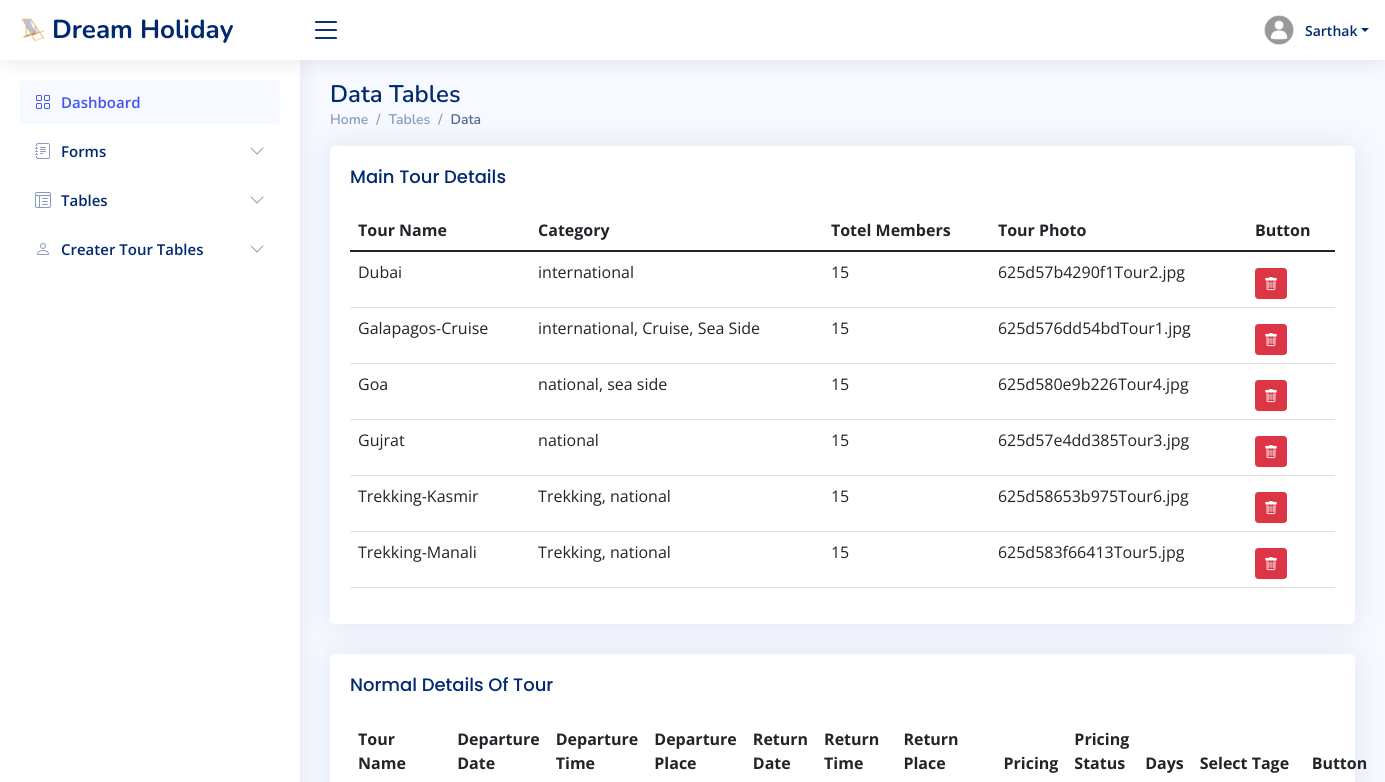
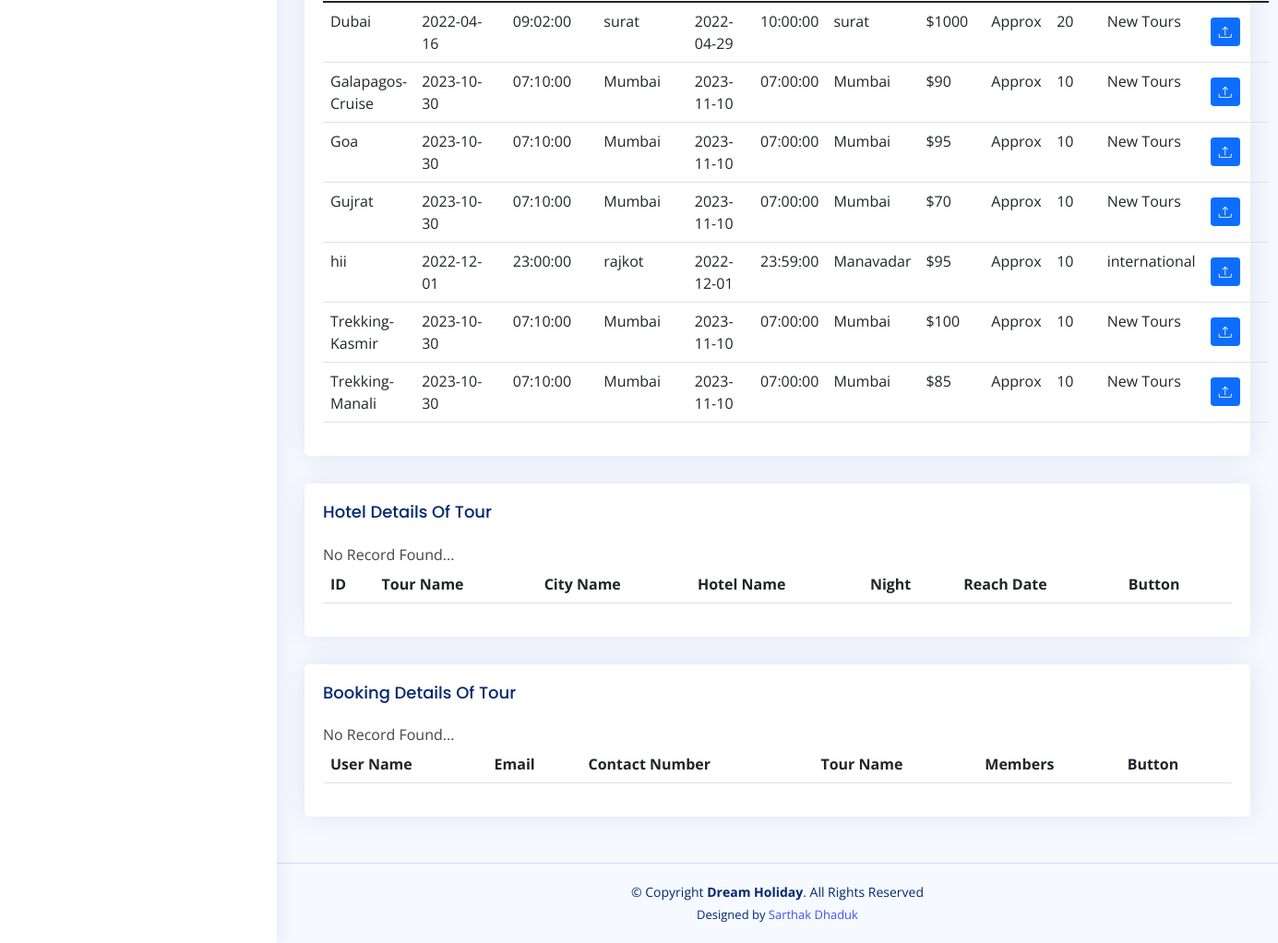
Screenshot of /admin-tour-table.php (signed in) with the database file from the repository (2 pictures, top to bottom).
### tables this page shows
CREATE TABLE `main_tour_data` (
  `tour_name` varchar(50) NOT NULL,
  `category` varchar(200) NOT NULL,
  `totel_members` int(10) NOT NULL,
  `tour_photo` varchar(250) NOT NULL
);

CREATE TABLE `normal_data_tour` (
  `tour_name` varchar(50) NOT NULL,
  `departure_date` date NOT NULL,
  `departure_time` time NOT NULL,
  `departure_place` varchar(50) NOT NULL,
  `return_date` date NOT NULL,
  `return_time` time NOT NULL,
  `return_place` varchar(50) NOT NULL,
  `pricing` varchar(10) NOT NULL,
  `pricing_status` varchar(50) NOT NULL,
  `days` int(10) NOT NULL,
  `select_tage` varchar(50) NOT NULL
);

### admin-tour-table.php (the view, shortened to what this page needs)
<?php
if((isset($_SESSION['u']) && isset($_SESSION['p']) && isset($_SESSION['use'])) || (isset($_SESSION['ue']) && isset($_SESSION['pe']) && isset($_SESSION['user'])))
{
  if($_SESSION['use']=="admin"){?>
<?php include_once 'connection.php' ?>
<?php include_once 'admin_header.php' ?>
  <aside id="sidebar" class="sidebar">
    <ul class="sidebar-nav" id="sidebar-nav">
      <li class="nav-item">
        <a class="nav-link " href="index2.php">
          <i class="bi bi-grid"></i>
          <span>Dashboard</span>
        </a>
      </li>
      <li class="nav-item">
        <a class="nav-link collapsed" data-bs-target="#forms-nav" data-bs-toggle="collapse" href="#">
          <i class="bi bi-journal-text"></i><span>Forms</span><i class="bi bi-chevron-down ms-auto"></i>
        </a>
      </li>
      <li class="nav-item">
        <a class="nav-link collapsed" data-bs-target="#tables-nav" data-bs-toggle="collapse" href="#">
          <i class="bi bi-layout-text-window-reverse"></i><span>Tables</span><i class="bi bi-chevron-down ms-auto"></i>
        </a>
      </li>
      <li class="nav-item">
        <a class="nav-link collapsed" data-bs-target="#charts-nav" data-bs-toggle="collapse" href="#">
          <i class="bi bi-person"></i><span>Creater Tour Tables</span><i class="bi bi-chevron-down ms-auto"></i>
        </a>
      </li>
    </ul>
  </aside>
  <main id="main" class="main">
<div class="pagetitle">
  <h1>Data Tables</h1>
  <nav>
    <ol class="breadcrumb">
      <li class="breadcrumb-item"><a href="index2.php">Home</a></li>
      <li class="breadcrumb-item">Tables</li>
      <li class="breadcrumb-item active">Data</li>
    </ol>
  </nav>
</div>
<section class="section">
    <div class="row">
        <div class="col-lg-12">
        <div class="card">
            <div class="card-body">
              <h5 class="card-title">Main Tour Details</h5>
              <table class="table table-hover">
                <thead>
                  <tr>
                    <th scope="col">Tour Name</th>
                    <th scope="col">Category</th>
                    <th scope="col">Totel Members</th>
                    <th scope="col">Tour Photo</th>
                    <th scope="col">Button</th>
                  </tr>
                </thead>
                <tbody>
                <?php
                  $q_main_tour_data="SELECT * FROM main_tour_data";
                  $q_main_tour_data_r=mysqli_query($con, $q_main_tour_data);
                  if(mysqli_num_rows($q_main_tour_data_r)>0){
                    while($row = mysqli_fetch_assoc($q_main_tour_data_r)){
                ?>
                  <tr>
                    <td><?php echo $row['tour_name'];?></td>
                    <td><?php echo $row['category'];?></td>
                    <td><?php echo $row['totel_members'];?></td>
                    <td><?php echo $row['tour_photo'];?></td>
                    <td>
                    <div class="pt-2">
                      <a href="delete_question.php" class="btn btn-danger btn-sm" title="Remove my profile image"><i class="bi bi-trash"></i></a>
                    </div>
                    </td>
                  </tr>
                  <?php
                    }
                  }
                  else{
                    echo "No Record Found...";
                  }
                  ?>
                </tbody>
              </table>
            </div>
          </div>
          <div class="card">
            <div class="card-body">
              <h5 class="card-title">Normal Details Of Tour</h5>
              <table class="table table-hover">
                <thead>
                  <tr>
                    <th scope="col">Tour Name</th>
                    <th scope="col">Departure Date</th>
                    <th scope="col">Departure Time</th>
                    <th scope="col">Departure Place</th>
                    <th scope="col">Return Date</th>
                    <th scope="col">Return Time</th>
                    <th scope="col">Return Place</th>
                    <th scope="col">Pricing</th>
                    <th scope="col">Pricing Status</th>
                    <th scope="col">Days</th>
                    <th scope="col">Select Tage</th>
                    <th scope="col">Button</th>
                  </tr>
                </thead>
                <tbody>
                <?php
                  $q_normal_data_tour="SELECT * FROM normal_data_tour";
                  $q_normal_data_tour_r=mysqli_query($con, $q_normal_data_tour);
                  if(mysqli_num_rows($q_normal_data_tour_r)>0){
                    while($row = mysqli_fetch_assoc($q_normal_data_tour_r)){
                ?>
                  <tr>
                    <td><?php echo $row['tour_name'];?></td>
                    <td><?php echo $row['departure_date'];?></td>
                    <td><?php echo $row['departure_time'];?></td>
                    <td><?php echo $row['departure_place'];?></td>
                    <td><?php echo $row['return_date'];?></td>
                    <td><?php echo $row['return_time'];?></td>
                    <td><?php echo $row['return_place'];?></td>
                    <td><?php echo $row['pricing'];?></td>
                    <td><?php echo $row['pricing_status'];?></td>
                    <td><?php echo $row['days'];?></td>
                    <td><?php echo $row['select_tage'];?></td>
                    <td>
                    <div class="pt-2">
                    <a href="admin_tour_create_edit.php" class="btn btn-primary btn-sm" title="Upload new profile image"><i class="bi bi-upload"></i></a>
                    </div>
                    </td>
                  </tr>
                  <?php
                    }
                  }
                  else{
                    echo "No Record Found...";
                  }
                  ?>
                </tbody>
              </table>
            </div>
          </div>
          <div class="card">
            <div class="card-body">
              <h5 class="card-title">Hotel Details Of Tour</h5>
              <table class="table table-hover">
                <thead>
                  <tr>
                    <th scope="col">ID</th>
                    <th scope="col">Tour Name</th>
                    <th scope="col">City Name</th>
                    <th scope="col">Hotel Name</th>
                    <th scope="col">Night</th>
                    <th scope="col">Reach Date</th>
                    <th scope="col">Button</th>
                  </tr>
                </thead>
              </table>
            </div>
          </div>
          <div class="card">
            <div class="card-body">
              <h5 class="card-title">Booking Details Of Tour</h5>
              <table class="table table-hover">
                <thead>
                  <tr>
                    <th scope="col">User Name</th>
                    <th scope="col">Email</th>
                    <th scope="col">Contact Number</th>
                    <th scope="col">Tour Name</th>
                    <th scope="col">Members</th>
                    <th scope="col">Button</th>
                  </tr>
                </thead>
              </table>
            </div>
          </div>
        </div>
    </div>
</section>
  </main>
<?php include_once 'admin_footer.php' ?>
<?php
    }
}
else{
  header("location:pages-error-404.php");}
?>

### admin_header.php (shortened to what this page needs)
<?php
if(isset($_SESSION['u']) && isset($_SESSION['p']))
{
  $user=$_SESSION['u'];
}
elseif(isset($_SESSION['ue']) && isset($_SESSION['pe']))
{
  $user=$_SESSION['ue'];
}?>
<!DOCTYPE html>
<html lang="en">
<head>
  <link href="admin/assets/vendor/bootstrap/css/bootstrap.min.css" rel="stylesheet">
  <link href="admin/assets/vendor/bootstrap-icons/bootstrap-icons.css" rel="stylesheet">
  <link href="admin/assets/vendor/boxicons/css/boxicons.min.css" rel="stylesheet">
  <link href="admin/assets/vendor/quill/quill.snow.css" rel="stylesheet">
  <link href="admin/assets/vendor/quill/quill.bubble.css" rel="stylesheet">
  <link href="admin/assets/vendor/remixicon/remixicon.css" rel="stylesheet">
  <link href="admin/assets/vendor/simple-datatables/style.css" rel="stylesheet">
  <link href="admin/assets/css/style.css" rel="stylesheet">
</head>
<body>
  <header id="header" class="header fixed-top d-flex align-items-center">
    <div class="d-flex align-items-center justify-content-between">
      <a href="index.php" class="logo d-flex align-items-center">
        <img src="admin/assets/img/logo.png" alt="">
        <span class="d-none d-lg-block">Dream Holiday</span>
      </a>
      <i class="bi bi-list toggle-sidebar-btn"></i>
    </div>
    <nav class="header-nav ms-auto">
      <ul class="d-flex align-items-center">
        <li class="nav-item dropdown pe-3">
          <a class="nav-link nav-profile d-flex align-items-center pe-0" href="#" data-bs-toggle="dropdown">
            <img src="admin/assets/img/profile-img.jpg" alt="Profile" class="rounded-circle">
            <span class="d-none d-md-block dropdown-toggle ps-2"><?php echo "$user";?></span>
          </a>
        </li>
      </ul>
    </nav>
  </header>

### admin_footer.php (shortened to what this page needs)
<footer id="footer" class="footer">
    <div class="copyright">
      &copy; Copyright <strong><span>Dream Holiday</span></strong>. All Rights Reserved
    </div>
    <div class="credits">
      Designed by <a href="#">Sarthak Dhaduk</a>
    </div>
  </footer>
</body>
</html>

### admin/assets/css/style.css (style rules this page uses)
:root { scroll-behavior: smooth; }
body { font-family: "Open Sans", sans-serif; background: #f6f9ff; color: #444444; }
a { color: #4154f1; text-decoration: none; }
h1, h2, h3, h4, h5, h6 { font-family: "Nunito", sans-serif; }
#main { margin-top: 60px; padding: 20px 30px; transition: all 0.3s; }
.pagetitle { margin-bottom: 10px; }
.pagetitle h1 { font-size: 24px; margin-bottom: 0; font-weight: 600; color: #012970; }
.card { margin-bottom: 30px; border: none; border-radius: 5px; box-shadow: 0px 0 30px rgba(1, 41, 112, 0.1); }
.card-title { padding: 20px 0 15px 0; font-size: 18px; font-weight: 500; color: #012970; font-family: "Poppins", sans-serif; }
.card-body { padding: 0 20px 20px 20px; }
.breadcrumb { font-size: 14px; font-family: "Nunito", sans-serif; color: #899bbd; font-weight: 600; }
.breadcrumb a { color: #899bbd; transition: 0.3s; }
.breadcrumb .breadcrumb-item::before { color: #899bbd; }
.breadcrumb .active { color: #51678f; font-weight: 600; }
.logo { line-height: 1; }
@media (min-width: 1200px) { .logo { width: 280px; } }
.logo img { max-height: 26px; margin-right: 6px; }
.logo span { font-size: 26px; font-weight: 700; color: #012970; font-family: "Nunito", sans-serif; }
.header { transition: all 0.5s; z-index: 997; height: 60px; box-shadow: 0px 2px 20px rgba(1, 41, 112, 0.1); background-color: #fff; padding-left: 20px; }
.header .toggle-sidebar-btn { font-size: 32px; padding-left: 10px; cursor: pointer; color: #012970; }
.header-nav ul { list-style: none; }
.header-nav > ul { margin: 0; padding: 0; }
.header-nav .nav-profile { color: #012970; }
.header-nav .nav-profile img { max-height: 36px; }
.header-nav .nav-profile span { font-size: 14px; font-weight: 600; }
.sidebar { position: fixed; top: 60px; left: 0; bottom: 0; width: 300px; z-index: 996; transition: all 0.3s; padding: 20px; overflow-y: auto; scrollbar-width: thin; scrollbar-color: #aab7cf transparent; box-shadow: 0px 0px 20px rgba(1, 41, 112, 0.1); background-color: #fff; }
@media (min-width: 1200px) { #main, #footer { margin-left: 300px; } }
.sidebar-nav { padding: 0; margin: 0; list-style: none; }
.sidebar-nav li { padding: 0; margin: 0; list-style: none; }
.sidebar-nav .nav-item { margin-bottom: 5px; }
.sidebar-nav .nav-link { display: flex; align-items: center; font-size: 15px; font-weight: 600; color: #4154f1; transition: 0.3; background: #f6f9ff; padding: 10px 15px; border-radius: 4px; }
.sidebar-nav .nav-link i { font-size: 16px; margin-right: 10px; color: #4154f1; }
.sidebar-nav .nav-link.collapsed { color: #012970; background: #fff; }
.sidebar-nav .nav-link.collapsed i { color: #899bbd; }
.sidebar-nav .nav-link .bi-chevron-down { margin-right: 0; transition: transform 0.2s ease-in-out; }
.footer { padding: 20px 0; font-size: 14px; transition: all 0.3s; border-top: 1px solid #cddfff; }
.footer .copyright { text-align: center; color: #012970; }
.footer .credits { padding-top: 5px; text-align: center; font-size: 13px; color: #012970; }

### rows the page displays
main_tour_data: tour_name "Dubai", category "international", totel_members "15", tour_photo "625d57b4290f1Tour2.jpg"
main_tour_data: tour_name "Galapagos-Cruise", category "international, Cruise, Sea Side", totel_members "15", tour_photo "625d576dd54bdTour1.jpg"
main_tour_data: tour_name "Goa", category "national, sea side", totel_members "15", tour_photo "625d580e9b226Tour4.jpg"
main_tour_data: tour_name "Gujrat", category "national", totel_members "15", tour_photo "625d57e4dd385Tour3.jpg"
main_tour_data: tour_name "Trekking-Kasmir", category "Trekking, national", totel_members "15", tour_photo "625d58653b975Tour6.jpg"
main_tour_data: tour_name "Trekking-Manali", category "Trekking, national", totel_members "15", tour_photo "625d583f66413Tour5.jpg"
normal_data_tour: tour_name "Dubai", departure_date "2022-04-16", departure_time "09:02:00", departure_place "surat", return_date "2022-04-29", return_time "10:00:00", return_place "surat", pricing "$1000", pricing_status "Approx", days "20", select_tage "New Tours"
normal_data_tour: tour_name "Galapagos-Cruise", departure_date "2023-10-30", departure_time "07:10:00", departure_place "Mumbai", return_date "2023-11-10", return_time "07:00:00", return_place "Mumbai", pricing "$90", pricing_status "Approx", days "10", select_tage "New Tours"
normal_data_tour: tour_name "Goa", departure_date "2023-10-30", departure_time "07:10:00", departure_place "Mumbai", return_date "2023-11-10", return_time "07:00:00", return_place "Mumbai", pricing "$95", pricing_status "Approx", days "10", select_tage "New Tours"
normal_data_tour: tour_name "Gujrat", departure_date "2023-10-30", departure_time "07:10:00", departure_place "Mumbai", return_date "2023-11-10", return_time "07:00:00", return_place "Mumbai", pricing "$70", pricing_status "Approx", days "10", select_tage "New Tours"
normal_data_tour: tour_name "hii", departure_date "2022-12-01", departure_time "23:00:00", departure_place "rajkot", return_date "2022-12-01", return_time "23:59:00", return_place "Manavadar", pricing "$95", pricing_status "Approx", days "10", select_tage "international"
normal_data_tour: tour_name "Trekking-Kasmir", departure_date "2023-10-30", departure_time "07:10:00", departure_place "Mumbai", return_date "2023-11-10", return_time "07:00:00", return_place "Mumbai", pricing "$100", pricing_status "Approx", days "10", select_tage "New Tours"
normal_data_tour: tour_name "Trekking-Manali", departure_date "2023-10-30", departure_time "07:10:00", departure_place "Mumbai", return_date "2023-11-10", return_time "07:00:00", return_place "Mumbai", pricing "$85", pricing_status "Approx", days "10", select_tage "New Tours"

### other values shown
$user "Sarthak"
